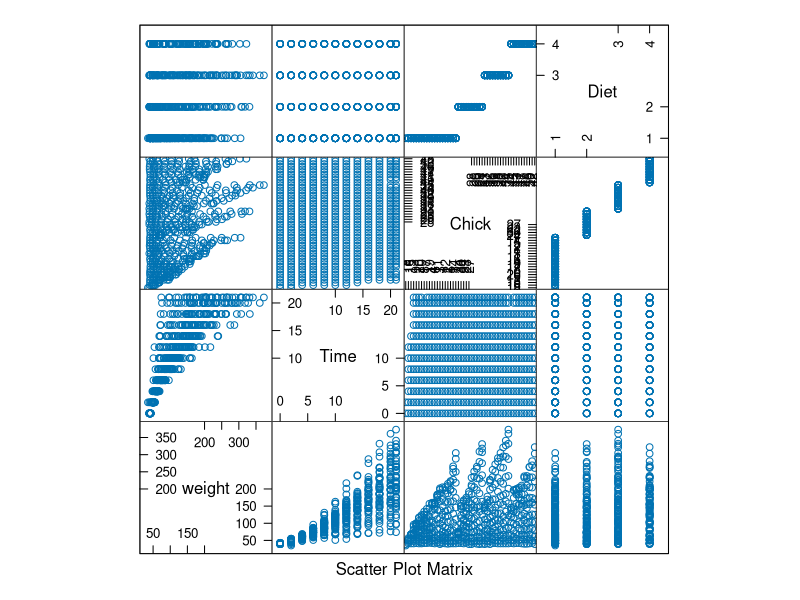
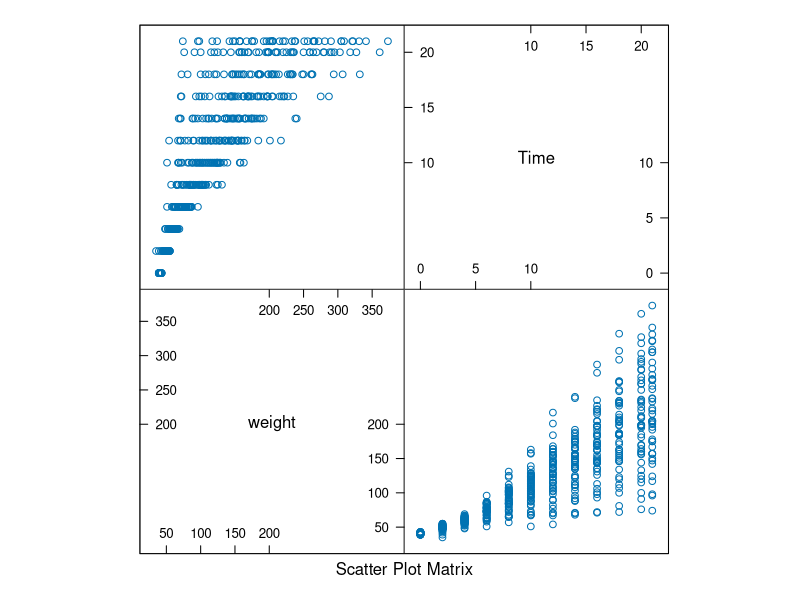
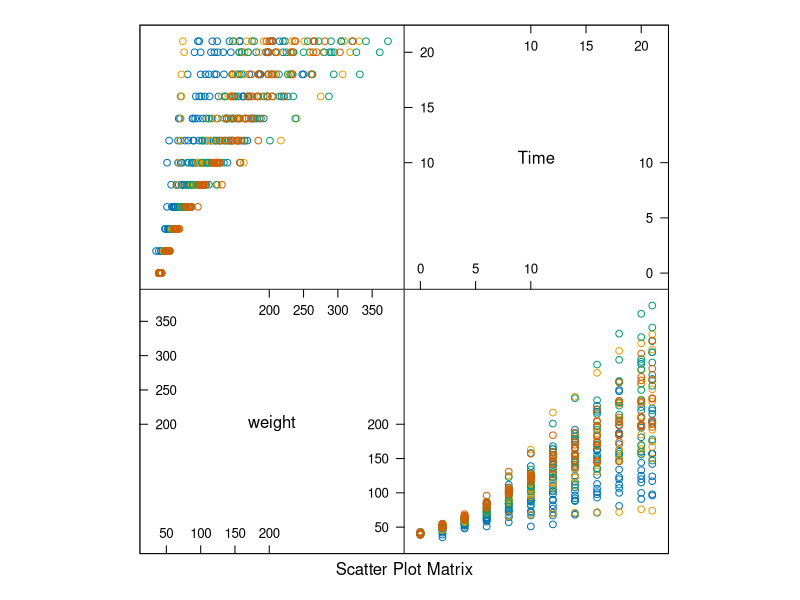
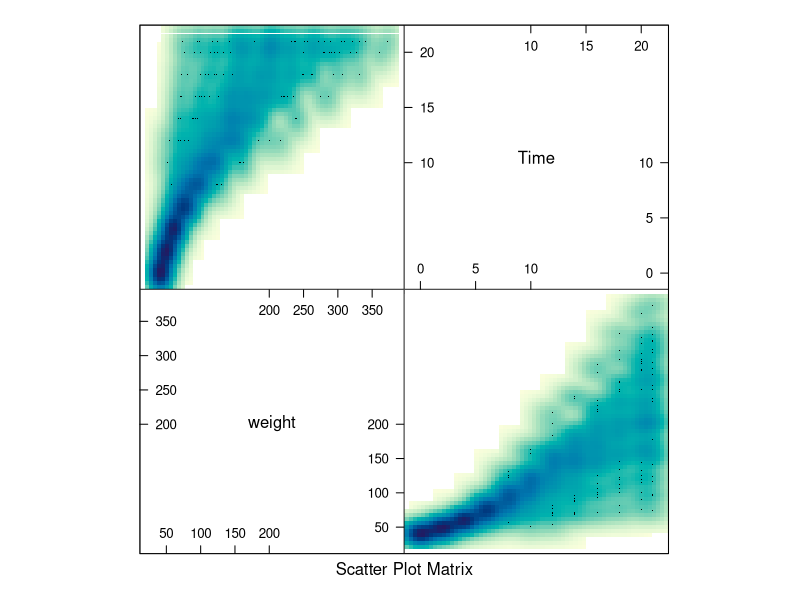
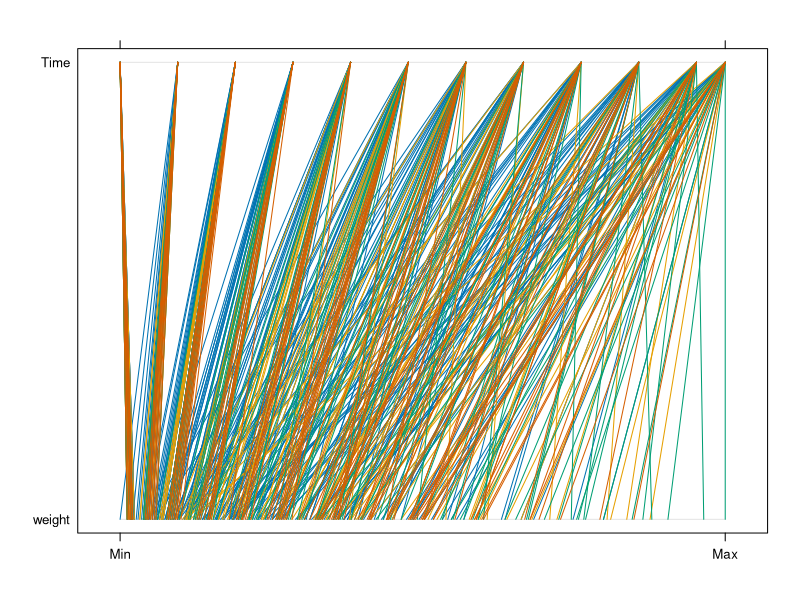

The R source for these figures, in order:
# lattice SPLOM
# splom(˜data.frame)

# SPLOM == Scatter PLot Matrices

library(lattice)

str(ChickWeight) # so we can see what the formula is doing

splom(~ChickWeight)

splom(~ChickWeight[1:2]) # plots weight & time

splom(~ChickWeight[1:2], 
      groups = Diet, 
      data = ChickWeight)

# smooths out the scatter plot
splom(~ChickWeight[1:2], 
      groups = Diet, 
      data = ChickWeight,
      panel = panel.smoothScatter )

# colorful - but is it useful?
parallelplot(~ChickWeight[1:2], 
      groups = Diet, 
      data = ChickWeight) 
